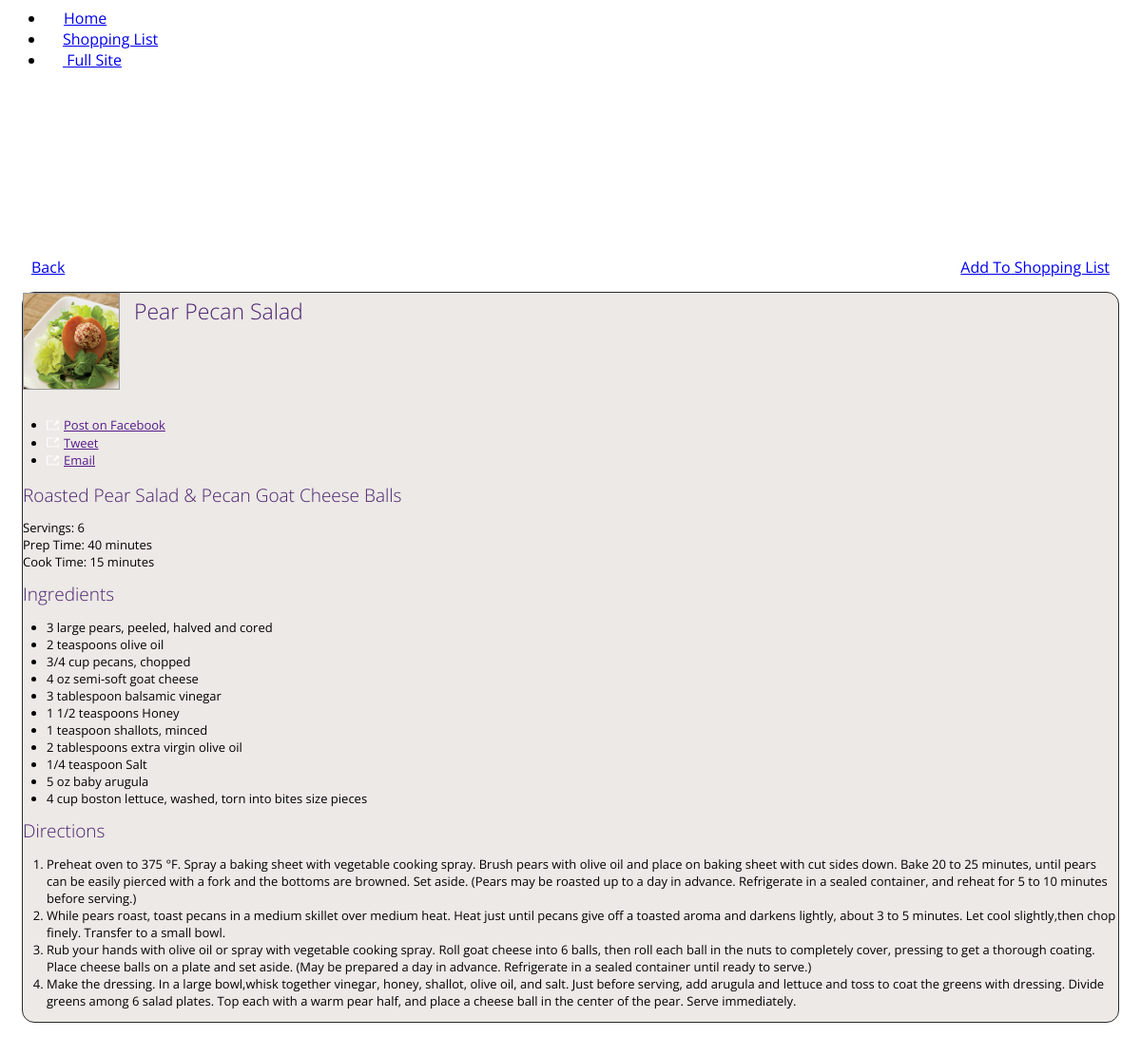
The page /recipe.php?rid=1 on the database its author committed.
### tables this page shows
CREATE TABLE `sweetbay_recipes` (
  `id` int(11) unsigned NOT NULL auto_increment,
  `title` tinytext,
  `longtitle` text,
  `ingredients` text,
  `directions` text,
  `servings` int(11) default NULL,
  `preptime` tinytext,
  `cooktime` tinytext,
  `image` text,
  `grocerylist` text,
  `seo` text,
  PRIMARY KEY  (`id`)
);

### recipe.php (the view, shortened to what this page needs)
<?php
$rid = $_GET["rid"];
require_once ('includes/dbconnect.php');
$query = "SELECT * FROM sweetbay_recipes WHERE id = " . $rid;
$result = mysql_query($query, $link) or die('Errant query:  ' . $query);
while ($row = mysql_fetch_array($result)) {
	$title = $row['title'];
	$longtitle = $row['longtitle'];
	$ingredients = $row['ingredients'];
	$directions = $row['directions'];
	$cooktime = $row['cooktime'];
	$preptime = $row['preptime'];
	$image = $row['image'];
	$servings = $row['servings'];
}
?>
<!DOCTYPE>
<html>
	<head>
		<?php
		include_once ('includes/head.php');
		?>
	</head>
	<body>
		<div data-role="page" data-theme="s"  data-content-theme="s" id="recipe">
			<?php
			include_once ('includes/header.php');
			?>
			<?php
			include ('includes/backbutton.php');
			?>
			<a href="#" onClick="addToList()" data-role="button" data-icon="plus" data-iconpos="right" class="skinnyButton" id="addButton" data-inline="true">Add To Shopping List</a>
			<div data-role="content" id="contentContainer">
				<img class="recipe" src="<?php echo $image;?>" />
				<h1><?php echo $title;?></h1>
				<?php
				include_once ('includes/social.php');
				?>
				<h2><?php echo $longtitle;?></h2>
				<p>
					Servings: <?php echo $servings;?>
					<br />
					Prep Time: <?php echo $preptime;?>
					<br />
					Cook Time: <?php echo $cooktime;?>
					<br />
				</p>
				<h2>Ingredients</h2>
				<ul class="ingredients">
					<?php
					$explodedIngredients = explode("\n", $ingredients);
					foreach ($explodedIngredients as $e) {
						if ($e != "" && !strstr($e, "--")) {
							$e = "<li>" . $e . "</li>";
						} elseif ($e == "") {
							$e = "<br />";
						} elseif (strstr($e, "--")) {
							$e = str_replace_once("--", "</ul><h2>", $e);
							$e = str_replace_once("--", "</h2><ul class=\"ingredients\">", $e);
						}
						echo $e;
					}
				?>
</ul>
<h2>Directions</h2>
<ol class="directions">
<?php
$explodedDirections = explode("\n", $directions);
foreach ($explodedDirections as $e) {
	if ($e != "" && !strstr($e, "--")) {
		$e = "<li>" . $e . "</li>";
	} elseif ($e == "") {
		$e = "<br />";
	} elseif (strstr($e, "--")) {
		$e = str_replace_once("--", "</ul><h2>", $e);
		$e = str_replace_once("--", "</h2><ol class=\"directions\">", $e);
	}
	echo $e;
}
					?>
					</ol>
			</div>
		</div>
	</body>
</html>

### css/default.css (style rules this page uses)
body { font-family: 'Open Sans', Helvetica, Arial, sans-serif ; }
#addButton { margin-right: 25px; float: right; }
#recipe .ingredients li, #recipe .directions li { margin-left: -15px; }
#contentContainer { border: 1px solid #2A2A2A; background: #ede9e6; color: #000; text-shadow: none; margin: 15px; -moz-border-radius: 1em ; -webkit-border-radius: 1em ; border-radius: 1em ; font-size: 13px; }
h1 { color: #48206e; font-weight: 300; font-size: 23px; margin: 5px 0px 15px 5px; line-height: 1.3; }
h2 { color: #48206e; font-weight: 300; font-size: 19px; margin: 5px 0px; line-height: 1.3; }
img.recipe { float: left; height: 100px; margin-right: 15px; margin-bottom: 15px; border: 1px solid #999a9a; }

### css/iphone.css (style rules this page uses)
#contentContainer { margin-top: 5px; }

### rows shown on the page
sweetbay_recipes: image (picture), title "Pear Pecan Salad", longtitle "Roasted Pear Salad & Pecan Goat Cheese Balls", servings "6", preptime "40 minutes", cooktime "15 minutes", ingredients "3 large pears, peeled, halved and cored", ingredients "2 teaspoons olive oil", ingredients "3/4 cup pecans, chopped", ingredients "4 oz semi-soft goat cheese", ingredients "3 tablespoon balsamic vinegar", ingredients "1 1/2 teaspoons Honey", ingredients "1 teaspoon shallots, minced", ingredients "2 tablespoons extra virgin olive oil", ingredients "1/4 teaspoon Salt", ingredients "5 oz baby arugula", ingredients "4 cup boston lettuce, washed, torn into bites size pieces", directions "Preheat oven to 375 °F. Spray a baking sheet with vegetable cooking spray. Brush pears with olive oil and place on baking sheet with cut sides down. Bake 20 to 25 minutes, until pears can be easily pierced with a fork and the bottoms are browned. Set aside. (Pears may be roasted up to a day in advance. Refrigerate in a sealed container, and reheat for 5 to 10 minutes before serving.)", directions "While pears roast, toast pecans in a medium skillet over medium heat. Heat just until pecans give off a toasted aroma and darkens lightly, about 3 to 5 minutes. Let cool slightly,then chop finely. Transfer to a small bowl.", directions "Rub your hands with olive oil or spray with vegetable cooking spray. Roll goat cheese into 6 balls, then roll each ball in the nuts to completely cover, pressing to get a thorough coating. Place cheese balls on a plate and set aside. (May be prepared a day in advance. Refrigerate in a sealed container until ready to serve.)", directions "Make the dressing. In a large bowl,whisk together vinegar, honey, shallot, olive oil, and salt. Just before serving, add arugula and lettuce and toss to coat the greens with dressing. Divide greens among 6 salad plates. Top each with a warm pear half, and place a cheese ball in the center of the pear. Serve immediately."
